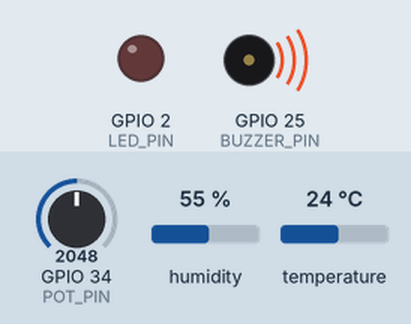
This sketch was run on a simulated ESP32. Shown: output pins drawn as LEDs (lit = HIGH), buzzer (waves = sounding, pin HIGH). The inputs (shaded band) are chosen by the test bench; at power-on: temperature 24 °C, GPIO 34 (POT_PIN) = 2048, humidity 55 %. WiFi joins after 1.5 s; servers stay silent unless stated; random numbers use the default seed unless the sketch sets one; no MQTT or app messages arrive unless stated; what the sketch prints to the serial monitor is not drawn.

Above: at 2.7 s.
2.8 s: temperature set to 34.1 °C
7.2 s: temperature set to 35.4 °C
At 10.9 s:
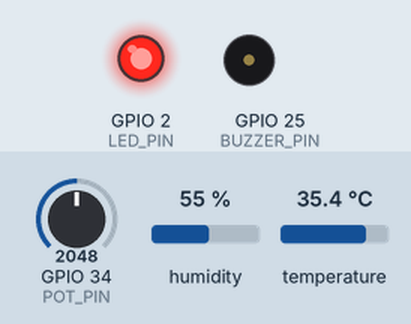
13.5 s: GPIO 34 (POT_PIN) set to 2534
16.2 s: GPIO 34 (POT_PIN) set to 2624
At 18.3 s:
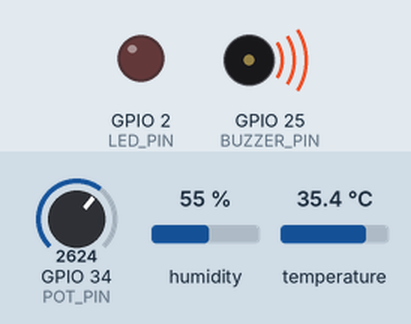
21.5 s: GPIO 34 (POT_PIN) set to 2047
At 22.5 s:
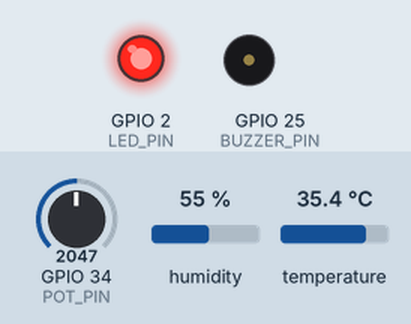
24.2 s: GPIO 34 (POT_PIN) set to 2866
At 26.8 s:
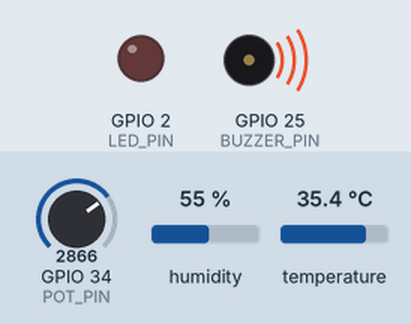
Timing chart, 0 to 28.3 s (numbered marks = the images above; inputs shaded):
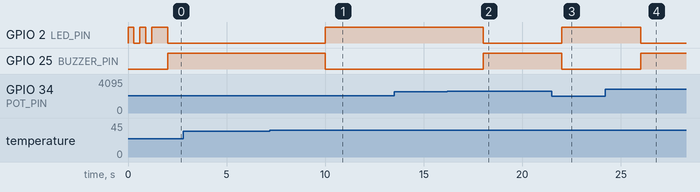

Measured:
- the behaviour switches between 34.9 and 35 °C on temperature (found by bisection; images 0 and 1)
- the behaviour switches between 2559 and 2560 on GPIO 34 (POT_PIN) (found by bisection; images 1 and 2)
- after the input at 2.8 s, every drawn part: stays the same
- after the input at 7.2 s, GPIO 2 (LED_PIN): LOW → HIGH after 2.8 s; GPIO 25 (BUZZER_PIN): HIGH → LOW after 2.8 s
- after the input at 13.5 s, every drawn part: stays the same
- after the input at 16.2 s, GPIO 2 (LED_PIN): HIGH → LOW after 1.8 s; GPIO 25 (BUZZER_PIN): LOW → HIGH after 1.8 s
- after the input at 21.5 s, GPIO 2 (LED_PIN): LOW → HIGH after 0.51 s; GPIO 25 (BUZZER_PIN): HIGH → LOW after 0.51 s
- after the input at 24.2 s, GPIO 2 (LED_PIN): HIGH → LOW after 1.8 s; GPIO 25 (BUZZER_PIN): LOW → HIGH after 1.8 s

The sketch:

sketch.ino
```cpp
#include <WiFi.h>
#include <PubSubClient.h>
#include <DHT.h>

// ---------- Brochage (cf. table de câblage) ----------
#define DHTPIN     15   // DHT22 DATA
#define DHTTYPE    DHT22
#define POT_PIN    34   // Potentiomètre SIG (ADC, input only)
#define BUZZER_PIN 25   // Buzzer +
#define LED_PIN     2   // LED d'état via 220 Ω

// ---------- Réseau (simulateur Wokwi) ----------
const char* WIFI_SSID = "Wokwi-GUEST";
const char* WIFI_PASS = "";
const char* MQTT_HOST = "broker.hivemq.com";
const int   MQTT_PORT = 1883;

// Remplacez ETUDIANT par votre nom (sans espaces ni accents)
const char* TOPIC_TELE  = "esprim/smartvest/dupont/telemetry";
const char* TOPIC_ALERT = "esprim/smartvest/dupont/alert";
// ---------- Seuils d'alerte ----------
const float BPM_MAX  = 140.0;
const float TEMP_MIN = 35.0;
const float TEMP_MAX = 39.5;

// ---------- Objets ----------
DHT dht(DHTPIN, DHTTYPE);
WiFiClient wifiClient;
PubSubClient mqtt(wifiClient);

unsigned long lastPublish = 0;
const unsigned long PERIOD_MS = 2000;   // publication toutes les 2 s

// Potentiomètre (0-4095) -> pseudo-fréquence cardiaque (40-200 bpm)
float readBpm() {
  int raw = analogRead(POT_PIN);
  return 40.0 + (raw / 4095.0) * 160.0;
}

void connectWifi() {
  WiFi.begin(WIFI_SSID, WIFI_PASS);
  Serial.print("WiFi...");
  while (WiFi.status() != WL_CONNECTED) {
    digitalWrite(LED_PIN, !digitalRead(LED_PIN));   // clignotement pendant la connexion
    delay(300);
    Serial.print(".");
  }
  Serial.println(" connecté, IP = " + WiFi.localIP().toString());
}

void connectMqtt() {
  while (!mqtt.connected()) {
    String clientId = "smartvest-" + String(random(0xffff), HEX);
    Serial.print("MQTT...");
    if (mqtt.connect(clientId.c_str())) {
      Serial.println(" OK");
    } else {
      Serial.print(" échec, code=");
      Serial.println(mqtt.state());
      delay(2000);
    }
  }
}

void setup() {
  Serial.begin(115200);
  pinMode(BUZZER_PIN, OUTPUT);
  pinMode(LED_PIN, OUTPUT);
  dht.begin();
  connectWifi();
  mqtt.setServer(MQTT_HOST, MQTT_PORT);
}

void loop() {
  if (WiFi.status() != WL_CONNECTED) connectWifi();
  if (!mqtt.connected()) connectMqtt();
  mqtt.loop();

  if (millis() - lastPublish < PERIOD_MS) return;
  lastPublish = millis();

  float bpm  = readBpm();
  float temp = dht.readTemperature();
  float hum  = dht.readHumidity();
  if (isnan(temp) || isnan(hum)) {
    Serial.println("Erreur lecture DHT22");
    return;
  }

  // ---------- Logique d'alerte ----------
  bool alert = false;
  String reason = "";
  if (bpm > BPM_MAX) { alert = true; reason += "pouls_eleve;"; }
  if (temp < TEMP_MIN || temp > TEMP_MAX) { alert = true; reason += "temperature_anormale;"; }

  digitalWrite(BUZZER_PIN, alert ? HIGH : LOW);
  digitalWrite(LED_PIN, alert ? LOW : HIGH);   // LED éteinte = alerte active

  // ---------- Télémétrie JSON ----------
  char payload[200];
  snprintf(payload, sizeof(payload),
           "{\"bpm\":%.1f,\"temp\":%.2f,\"hum\":%.2f,\"alert\":%s}",
           bpm, temp, hum, alert ? "true" : "false");
  mqtt.publish(TOPIC_TELE, payload);
  Serial.println(payload);

  // ---------- Alerte dédiée ----------
  if (alert) {
    char alertPayload[160];
    snprintf(alertPayload, sizeof(alertPayload),
             "{\"reason\":\"%s\",\"bpm\":%.1f,\"temp\":%.2f}",
             reason.c_str(), bpm, temp);
    mqtt.publish(TOPIC_ALERT, alertPayload);
    Serial.println("ALERTE : " + reason);
  }
}
```
